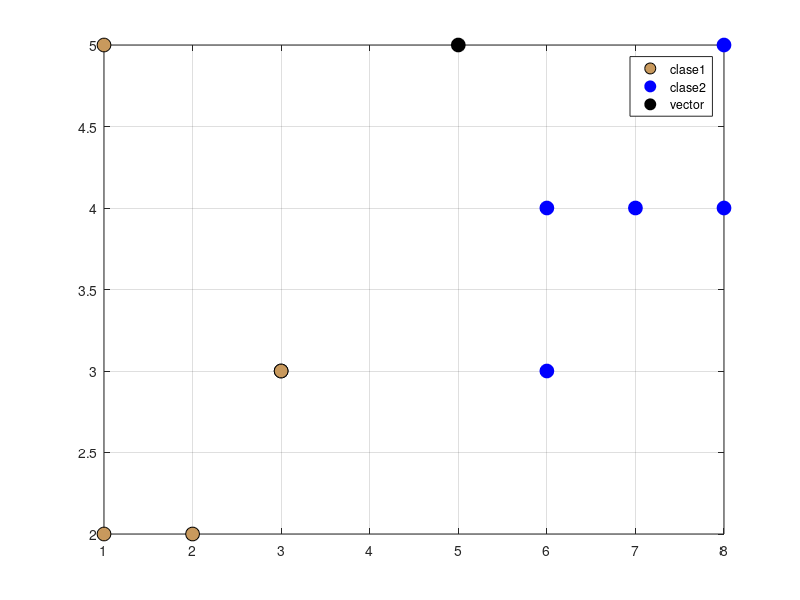

This figure's MATLAB source:
clc
clear all
close all
warning off all
%lo anteror lo ponemos siempre

%programa que calcula la toma de decisiones entre dos clases dado un vector
%desconocido
%buscar dudas en search documentation
%introducir los datos de las clases
c1 = [1,3,1,2,3;2,3,5,2,3];
c2 = [6,6,7,8,8;4,3,4,4,5];

%la coma (,) y el espacio en blanco( ) funcionan de la misma manera en este
%caso

vx=input('dame la coordenada del vector en x: ');
vy=input('dame la coordenada del vector en y: ');
vector = [vx;vy];

%graficando las clases y el vector
plot(c1(1,:),c1(2,:),'ko', 'MarkerSize', 10, 'MarkerFaceColor',rand(1,3))
grid on %cuadricula
hold on
plot(c2(1,:),c2(2,:),'bo', 'MarkerSize', 10, 'MarkerFaceColor','b')
plot(vector(1,:),vector(2,:),'ko', 'MarkerSize', 10, 'MarkerFaceColor','k')
legend('clase1','clase2', 'vector')

%calculo los parametros por cada clase, 
%el dos es de dos dimensiones
media1 = mean(c1,2);
media2 = mean(c2,2);

%calculo de las distancias entre el vector y el centro de gravedad de las
%clases

dist1 = norm(media1-vector);
dist2 = norm(media2-vector);

dato = [dist1, dist2];
minimo = min(dato);
dato2 = find(dato == minimo);

fprintf('El vector desconocido pertenece a la clase %d\n',dato2);
disp('fin del programa...');

